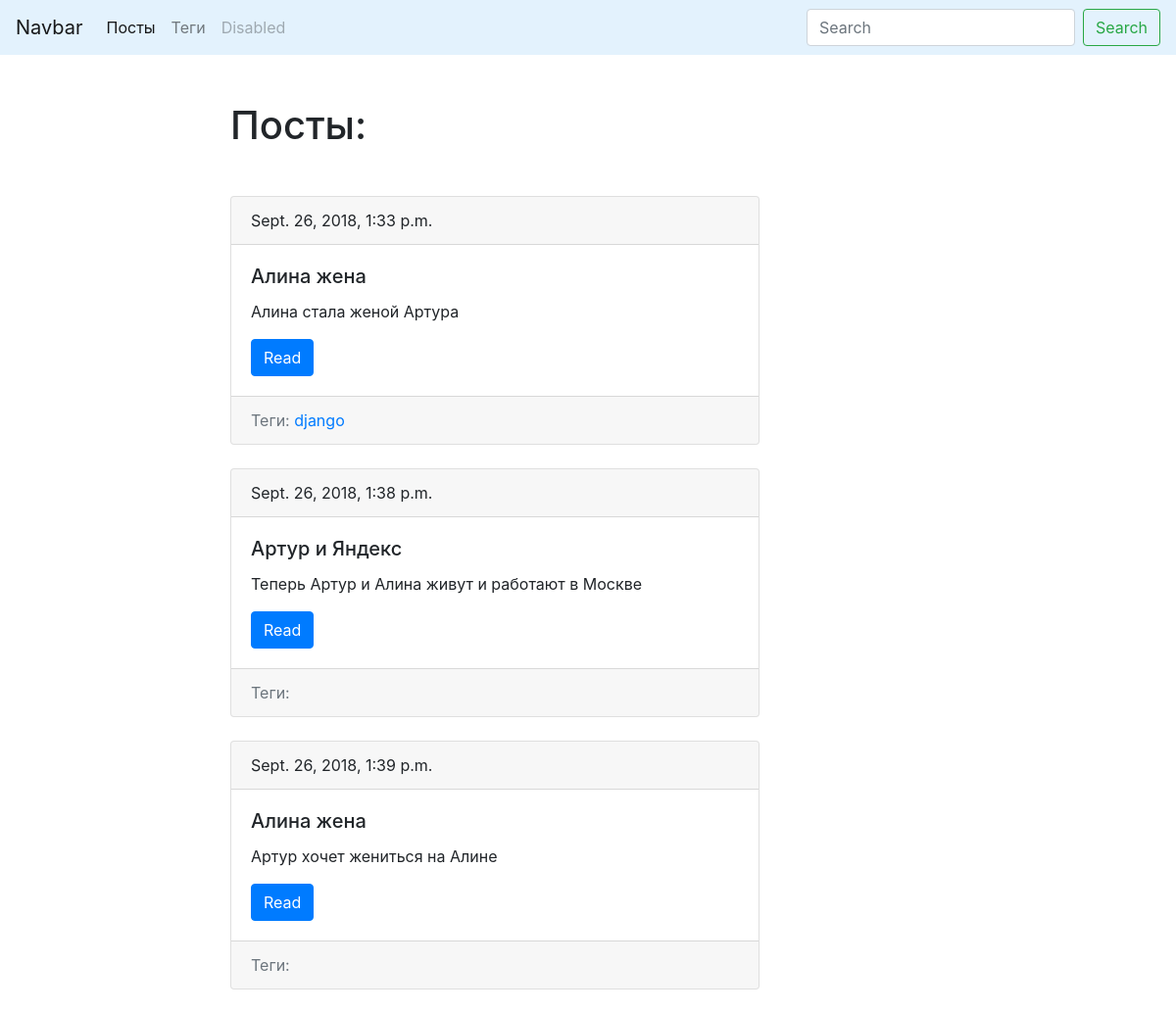
Screenshot of /blog/ with the database file from the repository.
### blog/models.py (models this page shows, shortened)
class Post(models.Model):
    title = models.CharField(max_length=150, db_index=True)
    slug = models.SlugField(max_length=150, unique=True)
    body = models.TextField(blank=True, db_index=True)
    pub_date = models.DateTimeField(auto_now_add=True)
    tags = models.ManyToManyField('Tag', blank=True, related_name='posts')
    def get_absolute_url(self):
        return reverse('post_detail_url', kwargs={'slug': self.slug})

class Tag(models.Model):
    title = models.CharField(max_length=50)
    slug = models.SlugField(max_length=50, unique=True)
    def get_absolute_url(self):
        return reverse('tag_detail_url', kwargs={'slug': self.slug})

### blog/views.py (the view)
# urls.py: path('', posts_list, name='posts_list_url'),
def posts_list(request):
    posts = Post.objects.all()
    return render(request, 'blog/index.html', context={'posts': posts})

### blog/templates/blog/index.html (shortened to what this page needs)
{% extends "base.html" %}
{% block content %}
    <h1 class="mb-5">Посты:</h1>
    {% for post in posts %}
        {% include "blog/includes/post_card_template.html" %}
    {% endfor %}
{% endblock %}

### blog/templates/blog/includes/post_card_template.html
<div class="card mb-4">
    <div class="card-header">
        {{ post.pub_date }}
    </div>
    <div class="card-body">
        <h5 class="card-title">{{ post.title }}</h5>
        <p class="card-text">{{ post.body|truncatewords:15}}</p>
        <a href="{{ post.get_absolute_url }}" class="btn btn-primary">Read</a>
    </div>
    <div class="card-footer text-muted">
        Теги:
        {% for tag in post.tags.all %}
            <a href="{{ tag.get_absolute_url }}">{{ tag.title }}</a>
        {% endfor %}
     </div>
</div>

### rows the page displays
Post: pub_date "Sept. 26, 2018, 1:33 p.m.", title "Алина жена", body "Алина стала женой Артура"
Tag: title "django"
Post: pub_date "Sept. 26, 2018, 1:38 p.m.", title "Артур и Яндекс", body "Теперь Артур и Алина живут и работают в Москве"
Post: pub_date "Sept. 26, 2018, 1:39 p.m.", title "Алина жена", body "Артур хочет жениться на Алине"
